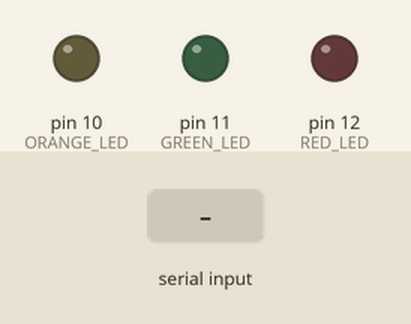
This sketch was run on a simulated Arduino Uno, built with avr-gcc and run on an emulated ATmega328P. Shown: output pins drawn as LEDs (lit = HIGH). Dashed ring = blinking. The inputs (shaded band) are chosen by the test bench.

Above: at 1.2 s.
1.3 s: "1" received over Serial
At 2.1 s:
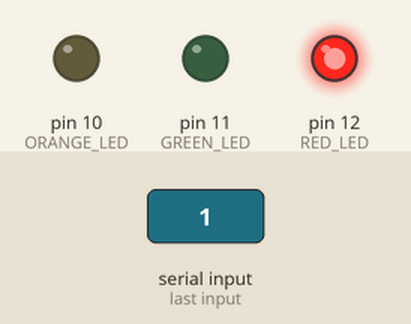
4.3 s: "7" received over Serial
At 6.5 s:
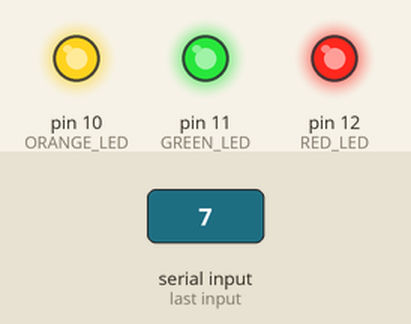
6.8 s: "2" received over Serial
At 7.7 s:
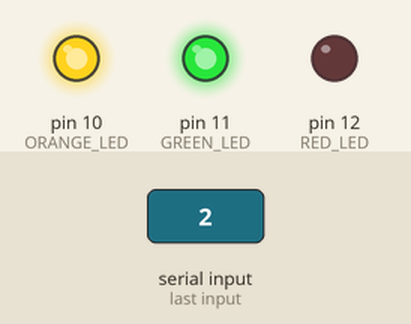
8.3 s: "3" received over Serial
At 9.6 s:
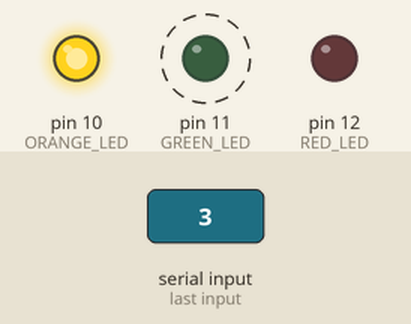
11.3 s: "6" received over Serial
At 13.1 s:
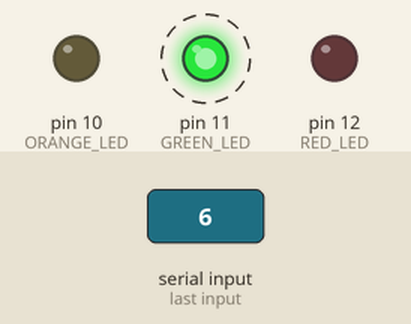
14.3 s: "4" received over Serial
At 14.9 s:
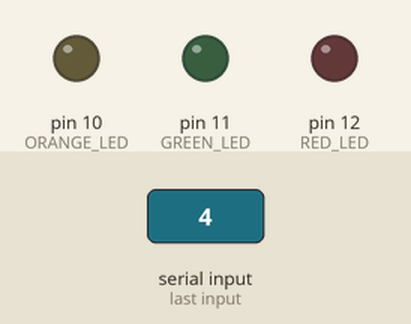
Timing chart, 0 to 16.8 s (numbered marks = the images above; inputs shaded):
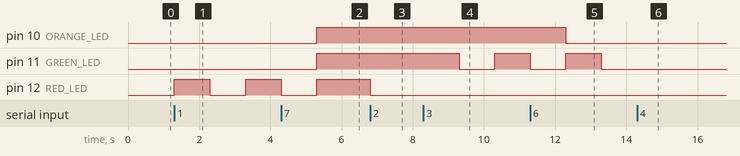

The sketch:

laboratorio11.ino
```cpp
const int RED_LED = 12;
const int GREEN_LED = 11;
const int ORANGE_LED = 10;

bool isRedBlinking = false;
bool isGreenBlinking = false;
bool isOrangeBlinking = false;

void setup()
{
  pinMode(RED_LED, OUTPUT);
  pinMode(GREEN_LED, OUTPUT);
  pinMode(ORANGE_LED, OUTPUT);
  Serial.begin(9600); // Inicia la comunicación serial
}

void loop()
{
  if (Serial.available() > 0) { // Verifica si hay datos disponibles en la comunicación serial
    char input = Serial.read(); // Lee el dato recibido

    // Control del LED rojo
    if (input == '1') {
      isRedBlinking = true; // Comienza a parpadear el rojo
    } else if (input == '2') {
      isRedBlinking = false; // Deja de parpadear el rojo y lo apaga
      digitalWrite(RED_LED, LOW);
    }

    // Control del LED verde
    if (input == '3') {
      isGreenBlinking = true; // Comienza a parpadear el verde
    } else if (input == '4') {
      isGreenBlinking = false; // Deja de parpadear el verde y lo apaga
      digitalWrite(GREEN_LED, LOW);
    }

    // Control del LED naranja
    if (input == '5') {
      isOrangeBlinking = true; // Comienza a parpadear el naranja
    } else if (input == '6') {
      isOrangeBlinking = false; // Deja de parpadear el naranja y lo apaga
      digitalWrite(ORANGE_LED, LOW);
    }

    // Enciende todas las luces
    if (input == '7') {
      isRedBlinking = false;
      isGreenBlinking = false;
      isOrangeBlinking = false;
      digitalWrite(RED_LED, HIGH);
      digitalWrite(GREEN_LED, HIGH);
      digitalWrite(ORANGE_LED, HIGH);
    }

    // Apaga todas las luces
    if (input == '8') {
      isRedBlinking = false;
      isGreenBlinking = false;
      isOrangeBlinking = false;
      digitalWrite(RED_LED, LOW);
      digitalWrite(GREEN_LED, LOW);
      digitalWrite(ORANGE_LED, LOW);
    }
  }

  // Parpadeo del LED rojo
  if (isRedBlinking) {
    digitalWrite(RED_LED, HIGH);
    delay(1000);
    digitalWrite(RED_LED, LOW);
    delay(1000);
  }

  // Parpadeo del LED verde
  if (isGreenBlinking) {
    digitalWrite(GREEN_LED, HIGH);
    delay(1000);
    digitalWrite(GREEN_LED, LOW);
    delay(1000);
  }

  // Parpadeo del LED naranja
  if (isOrangeBlinking) {
    digitalWrite(ORANGE_LED, HIGH);
    delay(1000);
    digitalWrite(ORANGE_LED, LOW);
    delay(1000);
  }
}
```

Measured:
- after the input at 1.3 s, pin 12 (RED_LED): LOW → HIGH at once, → LOW 1.0 s later, → HIGH 1.0 s later
- after the input at 4.3 s, pin 10 (ORANGE_LED), pin 11 (GREEN_LED): LOW → HIGH after 1.0 s; pin 12 (RED_LED): goes on until 5.3 s, then stays HIGH
- after the input at 6.8 s, pin 12 (RED_LED): HIGH → LOW at once
- after the input at 8.3 s, pin 11 (GREEN_LED): HIGH → LOW after 1.0 s, → HIGH 1.0 s later
- after the input at 11.3 s, pin 10 (ORANGE_LED): HIGH → LOW after 1.0 s
- after the input at 14.3 s, pin 11 (GREEN_LED): stays LOW (without the input it goes to HIGH after 0.00 s)
